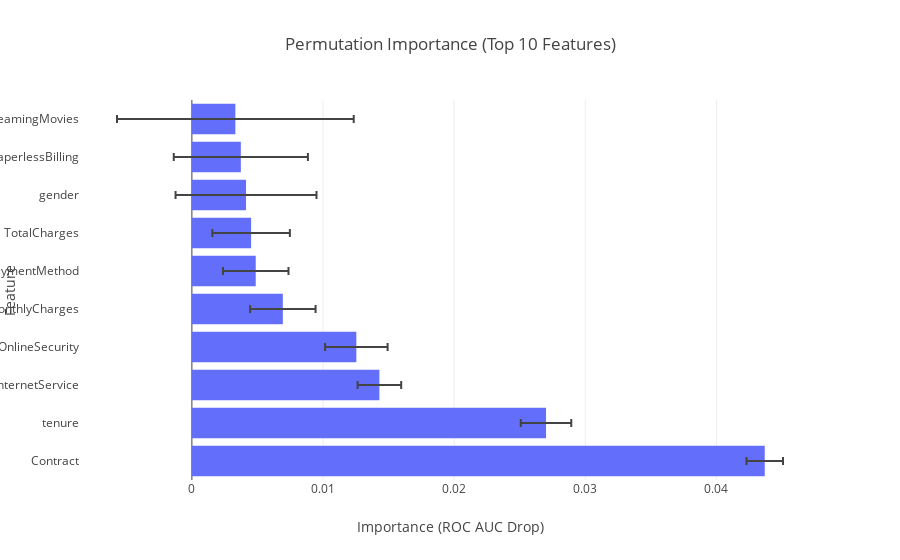

Write notebook code for a chart like this one.
### Markdown cell above
#### [문제 1] Permutation Importance 계산 (정답)

### Code cell
from sklearn.inspection import permutation_importance

# ROC AUC를 점수 기준으로 Permutation Importance 계산
result = permutation_importance(
    lgbm, X_test, y_test, scoring='roc_auc', n_repeats=10, random_state=42, n_jobs=-1
)

# 결과를 DataFrame으로 정리
importances = pd.DataFrame(
    {'feature': feature_names,
     'importance_mean': result.importances_mean,
     'importance_std': result.importances_std}
).sort_values('importance_mean', ascending=False)

# 상위 10개 특성 시각화
fig = px.bar(importances.head(10).sort_values('importance_mean'),
             x='importance_mean',
             y='feature',
             error_x='importance_std',
             title='Permutation Importance (Top 10 Features)',
             labels={'importance_mean': 'Importance (ROC AUC Drop)', 'feature': 'Feature'},
             orientation='h')

fig.update_layout(yaxis={'categoryorder':'total ascending'})
fig.show()

### Figure 1 — Plotly figure (JSON) as saved in the notebook; plotly's stock layout.template omitted (floating-point values rounded to 4 significant figures)
{"data": [{"error_x": {"array": [0.009026, 0.005115, 0.005374, 0.002956, 0.002498, 0.002497, 0.002385, 0.001663, 0.001925, 0.001392], "type": "data", "visible": true}, "legendgroup": "", "marker": {"color": "#636efa", "pattern": {}}, "name": "", "orientation": "h", "showlegend": false, "type": "bar", "x": [0.003315, 0.003733, 0.004128, 0.004515, 0.004868, 0.006935, 0.01254, 0.0143, 0.02701, 0.04369], "xaxis": "x", "y": ["StreamingMovies", "PaperlessBilling", "gender", "TotalCharges", "PaymentMethod", "MonthlyCharges", "OnlineSecurity", "InternetService", "tenure", "Contract"], "yaxis": "y"}], "layout": {"barmode": "relative", "legend": {"tracegroupgap": 0}, "title": {"text": "Permutation Importance (Top 10 Features)"}, "xaxis": {"anchor": "y", "domain": [0, 1], "title": {"text": "Importance (ROC AUC Drop)"}}, "yaxis": {"anchor": "x", "autorange": "reversed", "categoryorder": "total ascending", "domain": [0, 1], "title": {"text": "Feature"}}}}
